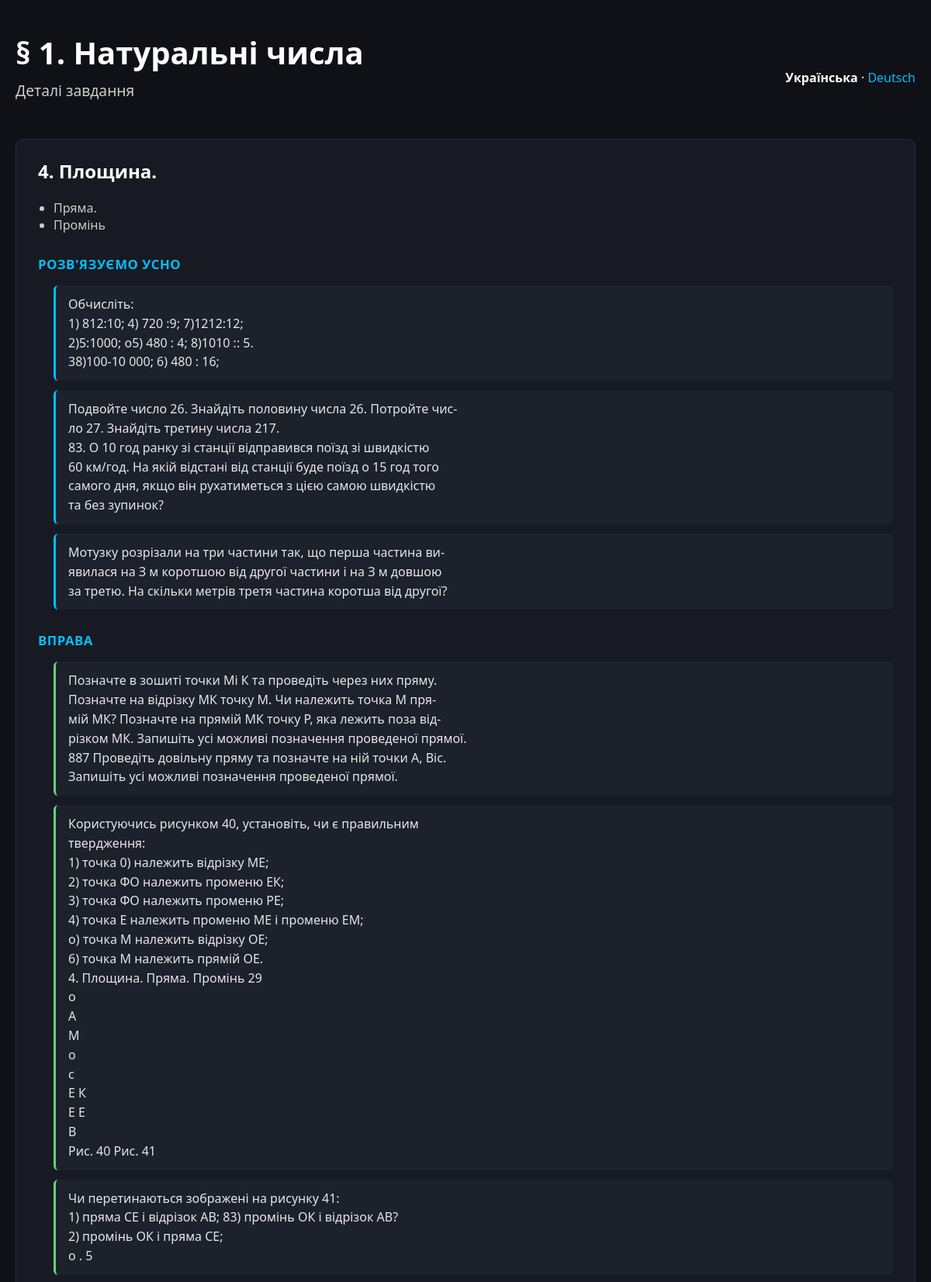
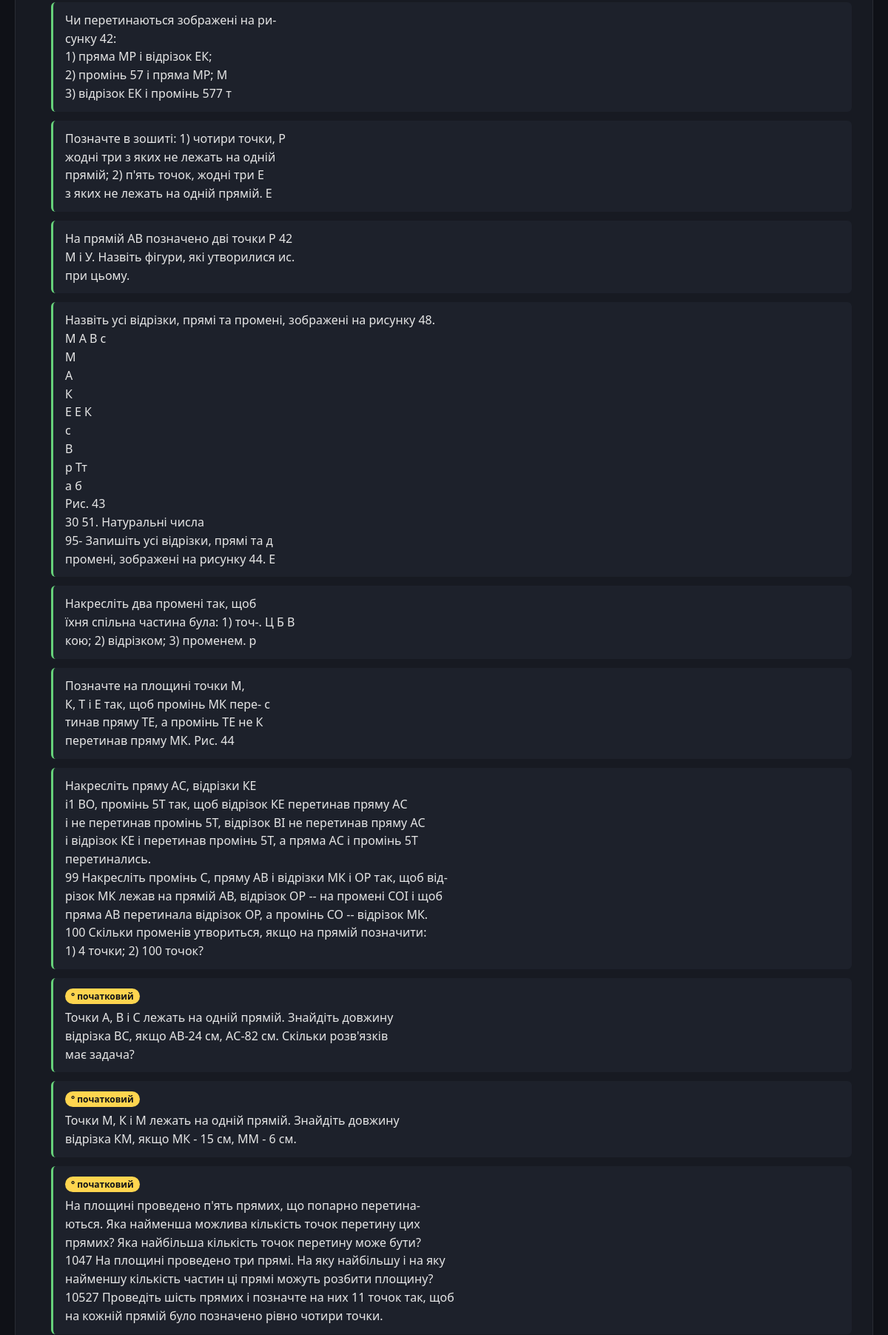
The page /items/120/ (upper part) on the database its author committed (2 pictures, top to bottom).
### education/models.py (models this page shows, shortened)
class Paragraph(models.Model):
    section = models.ForeignKey(Section, on_delete=models.CASCADE)
    number = models.IntegerField()
    name_uk = models.CharField(max_length=200)
    name_de = models.CharField(max_length=200, blank=True, null=True)
    map_x = models.IntegerField(null=True, blank=True)
    map_y = models.IntegerField(null=True, blank=True)
    def get_name(self, lang="uk"):
        return self.name_de if lang == "de" and self.name_de else self.name_uk

class ContentBlock(models.Model):
    BLOCK_TYPE_CHOICES = [
        ("theory", "Теорія"),
        ("self_check", "Самоперевірка (❓)"),
        ("oral_exercise", "Розв'язуємо усно"),
        ("exercise", "Вправа"),
        ("review_exercise", "Вправа для повторення"),
        ("wise_owl", "Задача від Мудрої Сови"),
        ("history_aside", "Коли зроблено уроки"),
    ]
    DIFFICULTY_CHOICES = [
        ("basic", "° початковий"),
        ("standard", "стандартний"),
        ("advanced", "·· високий"),
        ("olympiad", "* гурток/факультатив"),
    ]
    item = models.ForeignKey(Item, on_delete=models.CASCADE, related_name="content_blocks")
    block_type = models.CharField(max_length=20, choices=BLOCK_TYPE_CHOICES)
    order = models.PositiveIntegerField(default=0)
    text = models.TextField()
    difficulty = models.CharField(
        max_length=20, choices=DIFFICULTY_CHOICES, blank=True, null=True
    )
    image_path = models.CharField(max_length=255, blank=True, null=True)
    class Meta:
        ordering = ["item", "order"]

### education/views.py (the view)
# urls.py: path("items/<int:item_id>/", education_views.item_detail, name="item_detail"),
def item_detail(request, item_id):
    lang = _lang(request)
    item = get_object_or_404(Item, pk=item_id)
    paragraph = item.paragraph
    try:
        tp = TheoryPractice.objects.get(item=item)
    except TheoryPractice.DoesNotExist:
        tp = None
    blocks_by_type = {}
    for block in item.content_blocks.all():
        blocks_by_type.setdefault(block.block_type, []).append(block)
    context = _base_context(
        request,
        paragraph=paragraph.get_name(lang),
        paragraph_id=paragraph.id,
        section_id=paragraph.section_id,
        grade_id=paragraph.section.grade_id,
        item={
            "id": item.id,
            "number": item.number,
            "details": item.details_list(lang),
        },
        tp=tp,
        blocks_by_type=blocks_by_type,
        media_url=settings.MEDIA_URL,
        content={"items": "Деталі завдання", "back": "Назад"},
    )
    return render(request, "education/item_detail.html", context)

### education/models.py (called while the page is built)
    def details_list(self, lang='uk'):
        import re
        text = self.content_de if lang == 'de' and self.content_de else self.content
        if not text:
            return []
        text = text.strip()
        lines = [l.strip() for l in text.splitlines() if l.strip()]
        if len(lines) <= 1:
            parts = re.split(r'(?<=[\.\!\?])\s+', text)
            lines = [p.strip() for p in parts if p.strip()]
        return lines

### education/views.py (called while the page is built)
def load_map_data():
    json_path = Path(__file__).resolve().parent / "static" / "education" / "map_data_uk.json"
    if json_path.exists():
        with json_path.open(encoding="utf-8") as f:
            return json.load(f)
    return {"nodes": [], "links": []}

def _lang(request):
    return "de" if request.GET.get("lang") == "de" else "uk"

def _base_context(request, **extra):
    lang = _lang(request)
    context = {
        "lang": lang,
        "current_lang_label": "Українська" if lang == "uk" else "Deutsch",
        "other_lang_label": "Deutsch" if lang == "uk" else "Українська",
        "toggle_query": f"lang={'de' if lang == 'uk' else 'uk'}",
        "map_data": load_map_data(),
        "show_links": True,
    }
    context.update(extra)
    return context

### education/templates/education/item_detail.html (shortened to what this page needs)
<!DOCTYPE html>
<html lang="{{ lang }}">
<head>
    {% load static %}
    <link rel="stylesheet" href="{% static 'education/css/map_ui.css' %}">
</head>
<body>
<div class="page">
    <div class="header">
        <div>
            <h1 class="title">{{ paragraph }}</h1>
            <p class="lead">{{ content.items }}</p>
        </div>
        <div class="lang-switch">
            <strong>{{ current_lang_label }}</strong>
            <span>·</span>
            <a href="?{{ toggle_query }}">{{ other_lang_label }}</a>
        </div>
    </div>
    <div class="node item detail">
        <h2>{{ item.number }}. {{ item.details.0 }}</h2>
        {% if item.details|length > 1 %}
            <ul>
                {% for detail in item.details|slice:"1:" %}
                    <li>{{ detail }}</li>
                {% endfor %}
            </ul>
        {% endif %}
        {% for block_type, blocks in blocks_by_type.items %}
            <h3>{{ blocks.0.get_block_type_display }}</h3>
            <ul class="content-block-list">
                {% for block in blocks %}
                    <li class="content-block content-block--{{ block.block_type }}">
                        {% if block.difficulty %}
                            <span class="difficulty">{{ block.get_difficulty_display }}</span>
                        {% endif %}
                        <div class="content-block-text">{{ block.text|linebreaksbr }}</div>
                    </li>
                {% endfor %}
            </ul>
        {% empty %}
            <p class="muted">Детальний контент (теорія, вправи) для цього пункту ще не імпортовано.</p>
        {% endfor %}
    </div>
</div>
</body>
</html>

### education/static/education/css/map_ui.css (style rules this page uses)
body { margin: 0; font-family: 'Segoe UI', sans-serif; background-color: #0f1117; color: #fff; }
.page { max-width: 1200px; margin: 0 auto; padding: 40px 20px; }
.header { display: flex; justify-content: space-between; align-items: center; margin-bottom: 30px; flex-wrap: wrap; }
.title { font-size: 2.5rem; margin: 0; color: #fff; }
.lead { margin-top: 8px; font-size: 1.2rem; color: #ccc; }
.lang-switch { font-size: 1rem; margin-top: 10px; }
.lang-switch a { color: #00bfff; text-decoration: none; }
.node.item.detail { background: #171a22; border: 1px solid rgba(255,255,255,0.08); border-radius: 10px; padding: 24px 28px; margin-bottom: 24px; }
.node.item.detail h2 { margin-top: 0; color: #fff; }
.node.item.detail h3 { margin-top: 28px; margin-bottom: 10px; color: #00bfff; font-size: 1.05rem; text-transform: uppercase; letter-spacing: 0.03em; }
.node.item.detail ul { padding-left: 20px; color: #ccc; }
.content-block-list { list-style: none; padding-left: 0; display: flex; flex-direction: column; gap: 12px; }
.content-block { background: #1d212b; border-left: 3px solid #444; border-radius: 6px; padding: 12px 16px; position: relative; }
.content-block-text { color: #e6e6e6; line-height: 1.55; white-space: pre-line; }
.content-block .difficulty { display: inline-block; font-size: 0.75rem; color: #0f1117; background: #ffd54f; padding: 2px 8px; border-radius: 999px; margin-bottom: 6px; font-weight: 600; }
.content-block--oral_exercise { border-left-color: #00bfff; }
.content-block--exercise { border-left-color: #66d17a; }

### rows shown on the page
Paragraph: name_uk "§ 1. Натуральні числа"
ContentBlock: block_type "РОЗВ'ЯЗУЄМО УСНО", text "Обчисліть: 1) 812:10; 4) 720 :9; 7)1212:12; 2)5:1000; о5) 480 : 4; 8)1010 :: 5. 38)100-10 000; 6) 480 : 16;"
ContentBlock: text "Подвойте число 26. Знайдіть половину числа 26. Потройте чис- ло 27. Знайдіть третину числа 217. 83. О 10 год ранку зі станції відправився поїзд зі швидкістю 60 км/год. На якій відстані від станції буде поїзд о 15 год того самого дня, якщо він рухатиметься з цією самою швидкістю та без зупинок?"
ContentBlock: text "Мотузку розрізали на три частини так, що перша частина ви- явилася на З м коротшою від другої частини і на З м довшою за третю. На скільки метрів третя частина коротша від другої?"
ContentBlock: block_type "ВПРАВА", text "Позначте в зошиті точки Мі К та проведіть через них пряму. Позначте на відрізку МК точку М. Чи належить точка М пря- мій МК? Позначте на прямій МК точку Р, яка лежить поза від- різком МК. Запишіть усі можливі позначення проведеної прямої. 887 Проведіть довільну пряму та позначте на ній точки А, Віс. Запишіть усі можливі позначення проведеної прямої."
ContentBlock: text "Користуючись рисунком 40, установіть, чи є правильним твердження: 1) точка 0) належить відрізку МЕ; 2) точка ФО належить променю ЕК; 3) точка ФО належить променю РЕ; 4) точка Е належить променю МЕ і променю ЕМ; о) точка М належить відрізку ОЕ; 6) точка М належить прямій ОЕ. 4. Площина. Пряма. Промінь 29 о А М о с Е К Е Е В Рис. 40 Рис. 41"
ContentBlock: text "Чи перетинаються зображені на рисунку 41: 1) пряма СЕ і відрізок АВ; 83) промінь ОК і відрізок АВ? 2) промінь ОК і пряма СЕ; о . 5"
ContentBlock: text "Чи перетинаються зображені на ри- сунку 42: 1) пряма МР і відрізок ЕК; 2) промінь 57 і пряма МР; М 3) відрізок ЕК і промінь 577 т"
ContentBlock: text "Позначте в зошиті: 1) чотири точки, Р жодні три з яких не лежать на одній прямій; 2) п'ять точок, жодні три Е з яких не лежать на одній прямій. Е"
ContentBlock: text "На прямій АВ позначено дві точки Р 42 М і У. Назвіть фігури, які утворилися ис. при цьому."
ContentBlock: text "Назвіть усі відрізки, прямі та промені, зображені на рисунку 48. М А В с М А К Е Е К с В р Тт а б Рис. 43 30 51. Натуральні числа 95- Запишіть усі відрізки, прямі та д промені, зображені на рисунку 44. Е"
ContentBlock: text "Накресліть два промені так, щоб їхня спільна частина була: 1) точ-. Ц Б В кою; 2) відрізком; 3) променем. р"
ContentBlock: text "Позначте на площині точки М, К, Т і Е так, щоб промінь МК пере- с тинав пряму ТЕ, а промінь ТЕ не К перетинав пряму МК. Рис. 44"
ContentBlock: text "Накресліть пряму АС, відрізки КЕ і1 ВО, промінь 5Т так, щоб відрізок КЕ перетинав пряму АС і не перетинав промінь 5Т, відрізок ВІ не перетинав пряму АС і відрізок КЕ і перетинав промінь 5Т, а пряма АС і промінь 5Т перетинались. 99 Накресліть промінь С, пряму АВ і відрізки МК і ОР так, щоб від- різок МК лежав на прямій АВ, відрізок ОР -- на промені СОІ і щоб пряма АВ перетинала відрізок ОР, а промінь СО -- відрізок МК. 100 Скільки променів утвориться, якщо на прямій позначити: 1) 4 точки; 2) 100 точок?"
ContentBlock: difficulty "° початковий", text "Точки А, В і С лежать на одній прямій. Знайдіть довжину відрізка ВС, якщо АВ-24 см, АС-82 см. Скільки розв'язків має задача?"
ContentBlock: difficulty "° початковий", text "Точки М, К і М лежать на одній прямій. Знайдіть довжину відрізка КМ, якщо МК - 15 см, ММ - 6 см."
ContentBlock: difficulty "° початковий", text "На площині проведено п'ять прямих, що попарно перетина- ються. Яка найменша можлива кількість точок перетину цих прямих? Яка найбільша кількість точок перетину може бути? 1047 На площині проведено три прямі. На яку найбільшу і на яку найменшу кількість частин ці прямі можуть розбити площину? 10527 Проведіть шість прямих і позначте на них 11 точок так, щоб на кожній прямій було позначено рівно чотири точки."

### other values the page prints
{{ content.items }} "Деталі завдання"
{{ current_lang_label }} "Українська"
{{ other_lang_label }} "Deutsch"
{{ item.number }} "4"
{{ item.details.0 }} "Площина."
{{ detail }} "Пряма." "Промінь"
